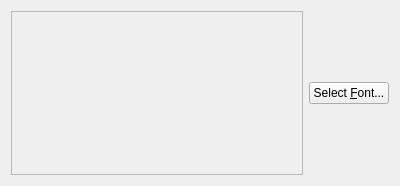
<?xml version="1.0" encoding="UTF-8"?>
<ui version="4.0">
 <class>FontButton</class>
 <widget class="QWidget" name="FontButton">
  <property name="geometry">
   <rect>
    <x>0</x>
    <y>0</y>
    <width>400</width>
    <height>186</height>
   </rect>
  </property>
  <property name="sizePolicy">
   <sizepolicy hsizetype="Preferred" vsizetype="Minimum">
    <horstretch>0</horstretch>
    <verstretch>0</verstretch>
   </sizepolicy>
  </property>
  <property name="windowTitle">
   <string>Form</string>
  </property>
  <layout class="QHBoxLayout" name="horizontalLayout">
   <item>
    <widget class="QLabel" name="fontPreviewLabel">
     <property name="sizePolicy">
      <sizepolicy hsizetype="Expanding" vsizetype="Minimum">
       <horstretch>0</horstretch>
       <verstretch>0</verstretch>
      </sizepolicy>
     </property>
     <property name="frameShape">
      <enum>QFrame::StyledPanel</enum>
     </property>
     <property name="frameShadow">
      <enum>QFrame::Sunken</enum>
     </property>
     <property name="text">
      <string/>
     </property>
     <property name="alignment">
      <set>Qt::AlignCenter</set>
     </property>
    </widget>
   </item>
   <item>
    <widget class="QPushButton" name="fontSelectButton">
     <property name="text">
      <string>Select &amp;Font...</string>
     </property>
    </widget>
   </item>
  </layout>
 </widget>
 <resources/>
 <connections/>
</ui>
